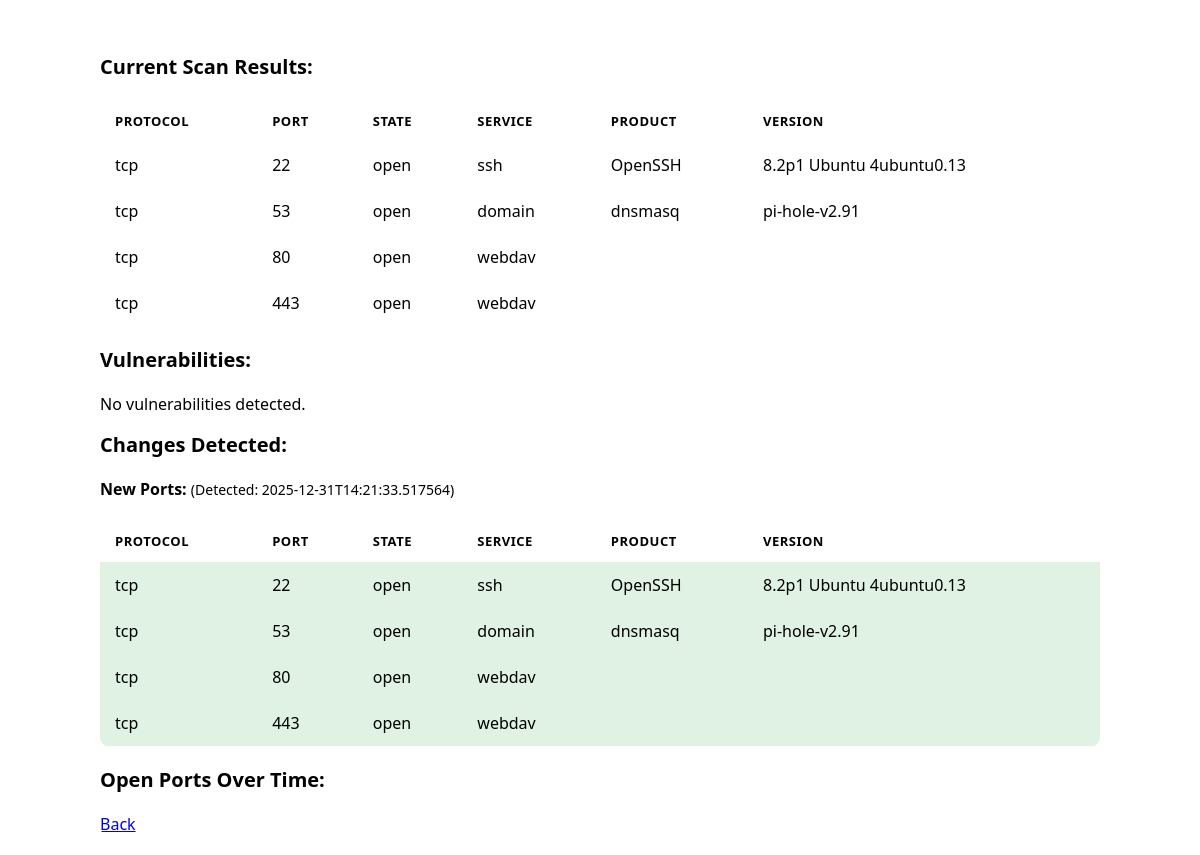
Page /report/10.1.0.2 on the committed database.
### tables this page shows
CREATE TABLE scans (
                        id INTEGER PRIMARY KEY,
                        ip TEXT,
                        protocol TEXT,
                        port INTEGER,
                        state TEXT,
                        service TEXT,
                        product TEXT,
                        version TEXT,
                        scan_date TEXT);

### app.py (the view)
@app.route('/report/<ip>')
def generate_asset_report(ip):
    try:
        if not validate_ip(ip):
            logger.warning(f"Invalid IP address for report: {ip}")
            return render_template('report.html', ip=ip, error="Invalid IP address format.")
        scan_results, changes, vulnerabilities = vuln_scan.generate_report_from_existing(ip)
        generate_report_plot(ip)
        return render_template('report.html', ip=ip, scan_results=scan_results, changes=changes, vulnerabilities=vulnerabilities)
    except ScanError as e:
        logger.error(f"Report generation error for {ip}: {e}")
        return render_template('report.html', ip=ip, error=str(e))
    except Exception as e:
        logger.error(f"Unexpected error generating report for {ip}: {e}")
        return render_template('report.html', ip=ip, error="An unexpected error occurred generating the report.")

### vuln_scan.py (called while the page is built)
def validate_ip(ip):
    try:
        ipaddress.ip_address(ip)
        return True
    except ValueError:
        return False

### templates/report.html (shortened to what this page needs)
<!DOCTYPE html>
<html>
<head>
    <link rel="stylesheet" type="text/css" href="{{ url_for('static', filename='style.css') }}">
</head>
<body>
    <div class="container">
        <h1>Scan Report for {{ ip }}</h1>
        {% if error %}
            <div class="error">
                <p><strong>Error:</strong> {{ error }}</p>
            </div>
        {% elif scan_results is not none %}
            <h2>Current Scan Results:</h2>
            {% if scan_results %}
                <table>
                    <tr>
                        <th>Protocol</th>
                        <th>Port</th>
                        <th>State</th>
                        <th>Service</th>
                        <th>Product</th>
                        <th>Version</th>
                    </tr>
                    {% for result in scan_results %}
                        <tr>
                            <td>{{ result[0] }}</td>
                            <td>{{ result[1] }}</td>
                            <td>{{ result[2] }}</td>
                            <td>{{ result[3] }}</td>
                            <td>{{ result[4] }}</td>
                            <td>{{ result[5] }}</td>
                        </tr>
                    {% endfor %}
                </table>
            {% else %}
                <p>No open ports found.</p>
            {% endif %}
            <h2>Vulnerabilities:</h2>
            {% if vulnerabilities %}
                <table>
                    <tr>
                        <th>Severity</th>
                        <th>CVE ID</th>
                        <th>Vulnerability</th>
                        <th>Port</th>
                        <th>CVSS Score</th>
                        <th>Description</th>
                    </tr>
                    {% for vuln in vulnerabilities %}
                        <tr class="vuln-{{ vuln.severity|lower }}">
                            <td><span class="severity-badge {{ vuln.severity|lower }}">{{ vuln.severity|upper }}</span></td>
                            <td>{{ vuln.vuln_id }}</td>
                            <td>{{ vuln.vuln_name }}</td>
                            <td>{{ vuln.port }}/{{ vuln.protocol }}</td>
                            <td>{{ vuln.cvss_score if vuln.cvss_score else 'N/A' }}</td>
                            <td>{{ vuln.description[:100] }}{% if vuln.description|length > 100 %}...{% endif %}</td>
                        </tr>
                    {% endfor %}
                </table>
            {% else %}
                <p>No vulnerabilities detected.</p>
            {% endif %}
            <h2>Changes Detected:</h2>
            {% if changes and (changes.added or changes.removed or changes.changed) %}
                {% if changes.added %}
                    <h3>New Ports:{% if changes.latest_date %} <span style="font-weight: normal; font-size: 14px;">(Detected: {{ changes.latest_date }})</span>{% endif %}</h3>
                    <table>
                        <tr>
                            <th>Protocol</th>
                            <th>Port</th>
                            <th>State</th>
                            <th>Service</th>
                            <th>Product</th>
                            <th>Version</th>
                        </tr>
                        {% for port in changes.added %}
                            <tr class="added">
                                <td>{{ port[0] }}</td>
                                <td>{{ port[1] }}</td>
                                <td>{{ port[2] }}</td>
                                <td>{{ port[3] }}</td>
                                <td>{{ port[4] }}</td>
                                <td>{{ port[5] }}</td>
                            </tr>
                        {% endfor %}
                    </table>
                {% endif %}
            {% else %}
                <p>No changes detected.</p>
            {% endif %}
            <h2>Open Ports Over Time:</h2>
        {% else %}
            <p>No scan results available.</p>
        {% endif %}
        <a href="{{ url_for('index') }}">Back</a>
    </div>
</body>
</html>

### static/style.css (style rules this page uses)
* { box-sizing: border-box; }
body { font-family: var(--font-family, 'Segoe UI', Arial, sans-serif); background-color: var(--bg-primary); color: var(--text-primary); margin: 0; padding: 20px; transition: background-color 0.3s ease, color 0.3s ease; }
.container { max-width: 1000px; margin: 0 auto; background-color: var(--bg-secondary); padding: 0; box-shadow: 0 0 20px var(--shadow-color); border-radius: 8px; border: 1px solid var(--border-color); overflow: hidden; }
h1 { margin: 0; color: #ffffff; font-size: 24px; font-weight: 600; }
h2 { color: var(--text-primary); margin-top: 0; margin-bottom: 20px; font-size: 20px; }
h3 { margin-top: 20px; color: var(--text-primary); font-size: 16px; }
table { width: 100%; border-collapse: collapse; margin: 20px 0; background-color: var(--bg-secondary); border-radius: 8px; overflow: hidden; }
th, td { padding: 12px 15px; text-align: left; border-bottom: 1px solid var(--border-light); }
th { background-color: var(--table-header-bg); font-weight: 600; color: var(--text-primary); font-size: 13px; text-transform: uppercase; letter-spacing: 0.5px; }
td { color: var(--text-secondary); }
tr:last-child td { border-bottom: none; }
tr.added { background-color: rgba(40, 167, 69, 0.15); }

### rows in the picture
scans: protocol "tcp", port "22", state "open", service "ssh", product "OpenSSH", version "8.2p1 Ubuntu 4ubuntu0.13"
scans: protocol "tcp", port "53", state "open", service "domain", product "dnsmasq", version "pi-hole-v2.91"
scans: protocol "tcp", port "80", state "open", service "webdav"
scans: protocol "tcp", port "443", state "open", service "webdav"

### other values in the picture
{{ changes.latest_date }} "2025-12-31T14:21:33.517564"
